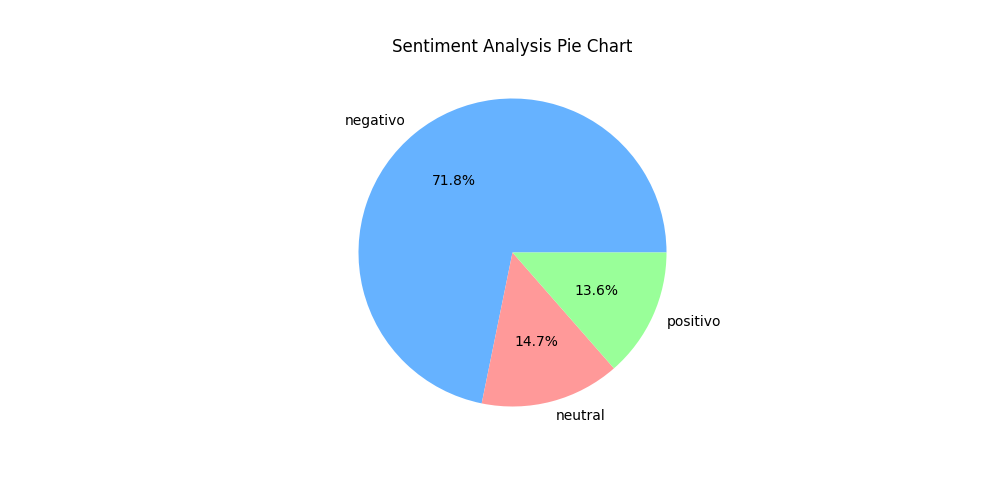

The Python source for this figure:
# Importamos las dependencias
import pandas as pd
import matplotlib.pyplot as plt

# Cargamos el dataframe directamente desde el archivo CSV
try:
    df = pd.read_csv("Analyzed_Comments.csv")
except Exception as e:
    print('Ocurrió un error al intentar cargar el archivo CSV:')
    print(str(e))
    exit()  # Detiene la ejecución del programa

# Va recorrer la columna "Sentimiento" de nuestro dataframe y sumará la cantidad de veces que se repite cada valor disponible (negative, positive y neutral)
sentiment_counts = df['Sentimiento'].value_counts()

# Paleta de colores no convencionales
colors = ['#66b2ff', '#ff9999', '#99ff99', '#ffcc99', '#c2c2f0', '#ffb3e6', '#ff6666', '#c2f0c2']

# Le indicamos a matplotlib las características con las que debe crear nuestro piechart
plt.figure(figsize=(10, 5))
plt.pie(sentiment_counts, labels=sentiment_counts.index, autopct='%1.1f%%', colors=colors[:len(sentiment_counts)])
plt.title('Sentiment Analysis Pie Chart')

# Guardamos en la carpeta raíz del proyecto el piechart generado en formato png
plt.savefig("piechart.png")

# Esto sirve para mostrar en pantalla el piechart generado, por defecto está deshabilitado
# plt.show()
